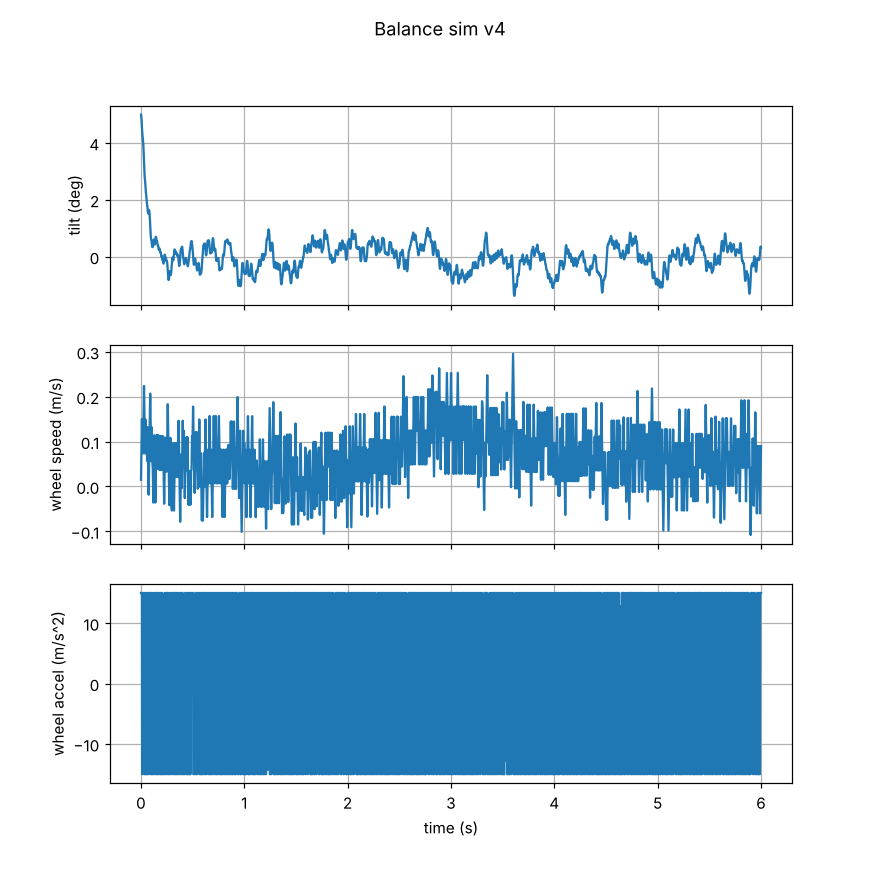

Recreate this plot in Python.
"""
Self-balancing robot PID simulation - v4

v3 balanced, but only with a perfect sensor and a motor that could deliver
45 m/s^2 on the first sample. This version adds the real-world limits:

  * IMU model  - noisy angle reading, reported in degrees (as MPU6050
                 libraries do)
  * motor model - acceleration and top-speed limits for a stepper drive
  * disturbance - a shove at t = 2.5 s

Model: inverted pendulum on a wheeled base, wheel acceleration as input.

    theta_ddot = (g*sin(theta) - a*cos(theta)) / L

theta = tilt from vertical (rad, + = leaning forward)
a     = wheel/base acceleration (m/s^2, + = forward)
"""
import math
import random
import matplotlib
matplotlib.use("Agg")
import matplotlib.pyplot as plt

# --- physical parameters ---
G = 9.81          # m/s^2
L = 0.10          # m, wheel axle to centre of mass

# --- motor limits (stepper + ~80 mm wheels, rough estimates) ---
MAX_ACCEL = 15.0  # m/s^2
MAX_SPEED = 1.5   # m/s

# --- IMU model ---
IMU_NOISE_DEG = 0.1   # std dev of angle reading, degrees

# --- timing ---
DT_CTRL = 1 / 200     # control loop period (200 Hz)
DT_PHYS = 1 / 1000    # physics step
T_END = 6.0

# --- PID gains (output = wheel acceleration, m/s^2 per rad) ---
KP = 40.0
KI = 5.0
KD = 2.4

SETPOINT = 0.0                    # upright
THETA0 = math.radians(5.0)        # start tilted 5 degrees

# --- disturbance: a shove that adds tilt rate ---
PUSH_TIME = 2.5       # s
PUSH_KICK = 0.5       # rad/s

SEED = 1


def read_imu(theta, rng):
    """Tilt angle as the IMU library reports it: degrees, with noise."""
    return math.degrees(theta) + rng.gauss(0.0, IMU_NOISE_DEG)


def run():
    rng = random.Random(SEED)
    theta, omega = THETA0, 0.0    # tilt, tilt rate
    x, v = 0.0, 0.0               # base position, velocity
    integral, prev_error = 0.0, None
    accel = 0.0
    t, next_ctrl = 0.0, 0.0
    pushed = False
    log = {"t": [], "theta": [], "v": [], "a": []}
    fell_at = None

    while t < T_END:
        if t >= next_ctrl:
            angle = read_imu(theta, rng)
            error = angle - SETPOINT
            integral += error * DT_CTRL
            # no derivative kick on the very first sample
            derivative = 0.0 if prev_error is None else (error - prev_error) / DT_CTRL
            prev_error = error
            accel = KP * error + KI * integral + KD * derivative
            accel = max(-MAX_ACCEL, min(MAX_ACCEL, accel))
            next_ctrl += DT_CTRL

        # motor cannot accelerate past its top speed
        a = accel
        if (v >= MAX_SPEED and a > 0) or (v <= -MAX_SPEED and a < 0):
            a = 0.0

        if not pushed and t >= PUSH_TIME:
            omega += PUSH_KICK
            pushed = True

        alpha = (G * math.sin(theta) - a * math.cos(theta)) / L
        omega += alpha * DT_PHYS
        theta += omega * DT_PHYS
        v += a * DT_PHYS
        x += v * DT_PHYS
        t += DT_PHYS

        log["t"].append(t)
        log["theta"].append(math.degrees(theta))
        log["v"].append(v)
        log["a"].append(a)

        if abs(theta) > math.radians(45):
            fell_at = t
            break

    return log, fell_at


if __name__ == "__main__":
    log, fell_at = run()
    if fell_at is not None:
        print(f"FELL OVER at t = {fell_at:.3f} s")
    else:
        print(f"Still upright at t = {T_END} s")
    print(f"max |tilt| = {max(abs(a) for a in log['theta']):.2f} deg")
    print(f"final tilt = {log['theta'][-1]:.2f} deg, final speed = {log['v'][-1]:.2f} m/s")

    fig, ax = plt.subplots(3, 1, figsize=(8, 8), sharex=True)
    ax[0].plot(log["t"], log["theta"]); ax[0].set_ylabel("tilt (deg)"); ax[0].grid(True)
    ax[1].plot(log["t"], log["v"]); ax[1].set_ylabel("wheel speed (m/s)"); ax[1].grid(True)
    ax[2].plot(log["t"], log["a"]); ax[2].set_ylabel("wheel accel (m/s^2)")
    ax[2].set_xlabel("time (s)"); ax[2].grid(True)
    fig.suptitle("Balance sim v4")
    fig.savefig("balance_sim_v4.png", dpi=110)
